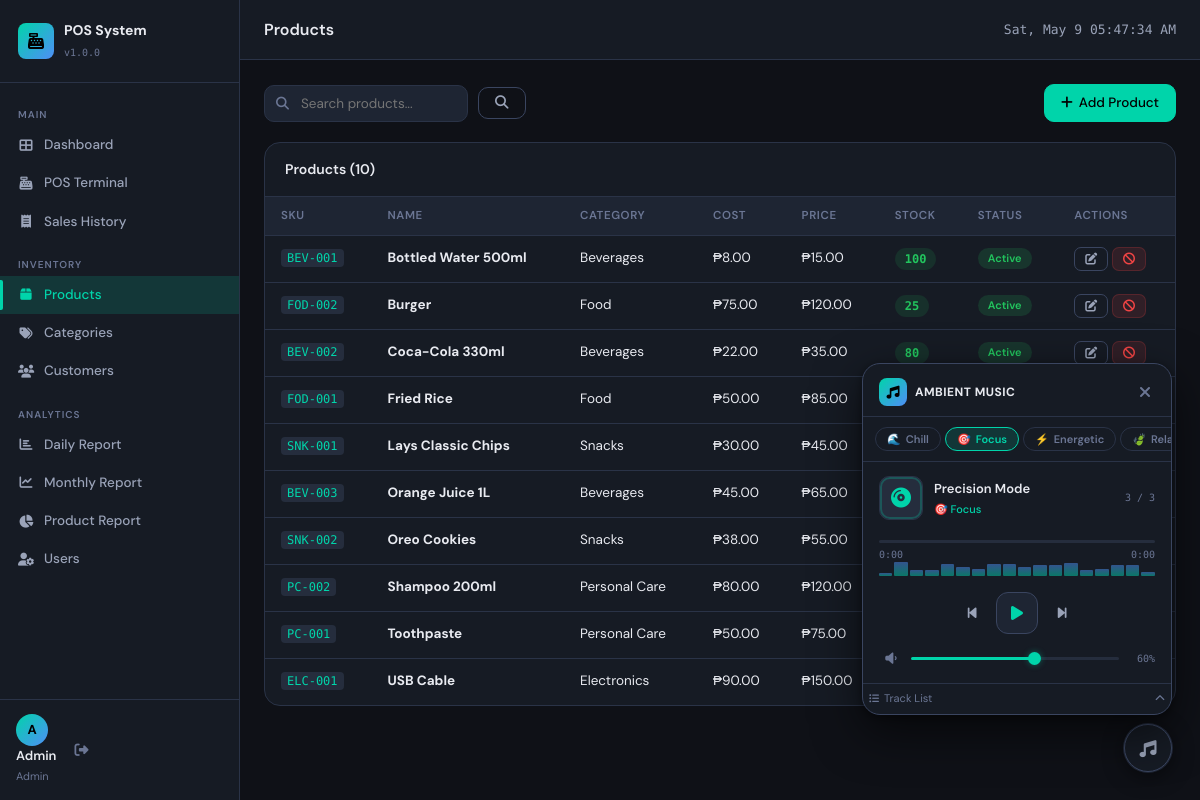
/index.php?url=products (signed in), run on the app's committed database.
### tables this page shows
CREATE TABLE IF NOT EXISTS products (
                                        id INT AUTO_INCREMENT PRIMARY KEY,
                                        category_id INT,
                                        name VARCHAR(150) NOT NULL,
                                        sku VARCHAR(50) UNIQUE NOT NULL,
                                        description TEXT,
                                        price DECIMAL(10,2) NOT NULL DEFAULT 0.00,
                                        cost DECIMAL(10,2) NOT NULL DEFAULT 0.00,
                                        stock INT NOT NULL DEFAULT 0,
                                        low_stock_alert INT DEFAULT 10,
                                        is_active TINYINT(1) DEFAULT 1,
                                        created_at TIMESTAMP DEFAULT CURRENT_TIMESTAMP,
                                        updated_at TIMESTAMP DEFAULT CURRENT_TIMESTAMP ON UPDATE CURRENT_TIMESTAMP,
                                        FOREIGN KEY (category_id) REFERENCES categories(id) ON DELETE SET NULL
);

CREATE TABLE IF NOT EXISTS categories (
                                          id INT AUTO_INCREMENT PRIMARY KEY,
                                          name VARCHAR(100) NOT NULL,
                                          description TEXT,
                                          created_at TIMESTAMP DEFAULT CURRENT_TIMESTAMP
);

### app/controllers/ProductsController.php (called while the page is built, shortened)
<?php
require_once __DIR__ . '/Controller.php';
require_once __DIR__ . '/../models/ProductModel.php';
class ProductsController extends Controller {
    private ProductModel $productModel;
    public function __construct() {
        $this->productModel = new ProductModel();
    }
    public function index(): void {
        $search = $_GET['search'] ?? '';
        $products = $this->productModel->findAllWithCategory($search);
        $this->view('products/index', [
            'pageTitle' => 'Products',
            'products' => $products,
            'search' => $search,
            'flash' => $this->getFlash(),
        ]);
    }
}

### config/database.php (called while the page is built, shortened)
<?php
class Database {
    private static $instance = null;
    private $connection;
    private function __construct() {
        $this->connection = new mysqli(DB_HOST, DB_USER, DB_PASS, DB_NAME, DB_PORT);
        $this->connection->set_charset('utf8mb4');
    }
    public static function getInstance(): Database {
        if (self::$instance === null) {
            self::$instance = new Database();
        }
        return self::$instance;
    }
    public function query(string $sql): mysqli_result|bool {
        $result = $this->connection->query($sql);
        return $result;
    }
}

### app/models/Model.php (called while the page is built, shortened)
<?php
class Model {
    public function __construct() {
        $this->db = Database::getInstance();
    }
}

### app/models/ProductModel.php (called while the page is built, shortened)
<?php
require_once __DIR__ . '/Model.php';
class ProductModel extends Model {
    public function findAllWithCategory(string $search = ''): array {
        $sql = "SELECT p.*, c.name as category_name
                FROM products p
                LEFT JOIN categories c ON p.category_id = c.id";
        $sql .= " ORDER BY p.name ASC";
        $result = $this->db->query($sql);
        $rows = [];
        while ($row = $result->fetch_assoc()) $rows[] = $row;
        return $rows;
    }
}

### app/views/products/index.php (the view, shortened to what this page needs)
<div class="page-toolbar">
    <form method="GET" action="" class="filter-form">
        <div class="input-icon">
            <i class="fas fa-search"></i>
            <input type="text" name="search" value="<?= htmlspecialchars($search) ?>" placeholder="Search products...">
        </div>
        <button type="submit" class="btn btn-outline"><i class="fas fa-search"></i></button>
    </form>
    <?php if (($_SESSION['user']['role'] ?? '') === 'admin'): ?>
    <a href="<?= BASE_URL ?>/index.php?url=products/create" class="btn btn-primary"><i class="fas fa-plus"></i> Add Product</a>
    <?php endif; ?>
</div>
<div class="card">
    <div class="card-header">
        <h3>Products (<?= count($products) ?>)</h3>
    </div>
    <div class="card-body p-0">
        <table class="table">
            <thead>
                <tr>
                    <th>SKU</th>
                    <th>Name</th>
                    <th>Category</th>
                    <th>Cost</th>
                    <th>Price</th>
                    <th>Stock</th>
                    <th>Status</th>
                    <?php if (($_SESSION['user']['role'] ?? '') === 'admin'): ?>
                    <th>Actions</th>
                    <?php endif; ?>
                </tr>
            </thead>
            <tbody>
                <?php if (empty($products)): ?>
                <tr><td colspan="8" class="text-center text-muted">No products found.</td></tr>
                <?php else: ?>
                <?php foreach ($products as $product): ?>
                <tr>
                    <td><code><?= htmlspecialchars($product['sku']) ?></code></td>
                    <td><strong><?= htmlspecialchars($product['name']) ?></strong></td>
                    <td><?= htmlspecialchars($product['category_name'] ?? '—') ?></td>
                    <td>₱<?= number_format($product['cost'], 2) ?></td>
                    <td>₱<?= number_format($product['price'], 2) ?></td>
                    <td>
                        <span class="stock-pill <?= $product['stock'] <= 0 ? 'out' : ($product['stock'] <= $product['low_stock_alert'] ? 'low' : 'ok') ?>">
                            <?= $product['stock'] ?>
                        </span>
                    </td>
                    <td><span class="badge badge-<?= $product['is_active'] ? 'completed' : 'voided' ?>"><?= $product['is_active'] ? 'Active' : 'Inactive' ?></span></td>
                    <?php if (($_SESSION['user']['role'] ?? '') === 'admin'): ?>
                    <td>
                        <a href="<?= BASE_URL ?>/index.php?url=products/edit/<?= $product['id'] ?>" class="btn btn-sm btn-outline"><i class="fas fa-edit"></i></a>
                        <a href="<?= BASE_URL ?>/index.php?url=products/delete/<?= $product['id'] ?>" class="btn btn-sm btn-danger"
                           onclick="return confirm('Deactivate this product?')"><i class="fas fa-ban"></i></a>
                    </td>
                    <?php endif; ?>
                </tr>
                <?php endforeach; ?>
                <?php endif; ?>
            </tbody>
        </table>
    </div>
</div>

### public/index.php (shortened to what this page needs)
<?php
require_once __DIR__ . '/../config/database.php';
$request = $_GET['url'] ?? 'dashboard';
$request = rtrim($request, '/');
$parts = explode('/', $request);
$controllerName = ucfirst($parts[0] ?? 'dashboard') . 'Controller';
$action = $parts[1] ?? 'index';
$param = $parts[2] ?? null;
$controllerFile = __DIR__ . '/../app/controllers/' . $controllerName . '.php';
if (file_exists($controllerFile)) {
    $controller = new $controllerName();
    if (method_exists($controller, $action)) {
        $controller->$action($param);
    } else {
        http_response_code(404);
        echo '<h1>404 - Action not found</h1>';
    }
} else {
    require_once __DIR__ . '/../app/controllers/DashboardController.php';
    $controller = new DashboardController();
    $controller->index();
}

### app/controllers/Controller.php (shortened to what this page needs)
<?php
class Controller {
    protected function view(string $view, array $data = [], string $layout = 'main'): void {
        extract($data);
        $viewFile = __DIR__ . '/../views/' . $view . '.php';
        $layoutFile = __DIR__ . '/../views/layouts/' . $layout . '.php';
        require $viewFile;
        $content = ob_get_clean();
        if ($layout && file_exists($layoutFile)) {
            require $layoutFile;
        } else {
            echo $content;
        }
    }
}

### app/views/layouts/main.php (shortened to what this page needs)
<!DOCTYPE html>
<html lang="en">
<head>
    <link rel="stylesheet" href="https://cdnjs.cloudflare.com/ajax/libs/font-awesome/6.5.0/css/all.min.css">
    <link rel="stylesheet" href="<?= BASE_URL ?>/css/app.css">
    <link rel="stylesheet" href="<?= BASE_URL ?>/css/music-player.css">
</head>
<body>
    <aside class="sidebar" id="sidebar">
        <div class="sidebar-brand">
            <div class="brand-icon"><i class="fas fa-cash-register"></i></div>
            <div class="brand-text">
                <span class="brand-name"><?= APP_NAME ?></span>
                <span class="brand-version">v<?= APP_VERSION ?></span>
            </div>
        </div>
        <nav class="sidebar-nav">
            <div class="nav-section">
                <span class="nav-label">Main</span>
                <a href="<?= BASE_URL ?>/index.php?url=dashboard" class="nav-link <?= (strpos($_GET['url'] ?? '', 'dashboard') !== false || empty($_GET['url'])) ? 'active' : '' ?>">
                    <i class="fas fa-th-large"></i> Dashboard
                </a>
                <a href="<?= BASE_URL ?>/index.php?url=sales" class="nav-link <?= (($_GET['url'] ?? '') === 'sales') ? 'active' : '' ?>">
                    <i class="fas fa-cash-register"></i> POS Terminal
                </a>
                <a href="<?= BASE_URL ?>/index.php?url=sales/history" class="nav-link <?= (strpos($_GET['url'] ?? '', 'sales/history') !== false || strpos($_GET['url'] ?? '', 'sales/view') !== false) ? 'active' : '' ?>">
                    <i class="fas fa-receipt"></i> Sales History
                </a>
            </div>
            <div class="nav-section">
                <span class="nav-label">Inventory</span>
                <a href="<?= BASE_URL ?>/index.php?url=products" class="nav-link <?= (strpos($_GET['url'] ?? '', 'products') !== false && strpos($_GET['url'] ?? '', 'categories') === false) ? 'active' : '' ?>">
                    <i class="fas fa-box"></i> Products
                </a>
                <a href="<?= BASE_URL ?>/index.php?url=products/categories" class="nav-link <?= (strpos($_GET['url'] ?? '', 'products/categories') !== false) ? 'active' : '' ?>">
                    <i class="fas fa-tags"></i> Categories
                </a>
                <a href="<?= BASE_URL ?>/index.php?url=customers" class="nav-link <?= (strpos($_GET['url'] ?? '', 'customers') !== false) ? 'active' : '' ?>">
                    <i class="fas fa-users"></i> Customers
                </a>
            </div>
            <?php if (($_SESSION['user']['role'] ?? '') === 'admin'): ?>
            <div class="nav-section">
                <span class="nav-label">Analytics</span>
                <a href="<?= BASE_URL ?>/index.php?url=reports" class="nav-link <?= (strpos($_GET['url'] ?? '', 'reports') !== false && strpos($_GET['url'] ?? '', 'monthly') === false && strpos($_GET['url'] ?? '', 'products') === false) ? 'active' : '' ?>">
                    <i class="fas fa-chart-bar"></i> Daily Report
                </a>
                <a href="<?= BASE_URL ?>/index.php?url=reports/monthly" class="nav-link <?= (strpos($_GET['url'] ?? '', 'reports/monthly') !== false) ? 'active' : '' ?>">
                    <i class="fas fa-chart-line"></i> Monthly Report
                </a>
                <a href="<?= BASE_URL ?>/index.php?url=reports/products" class="nav-link <?= (strpos($_GET['url'] ?? '', 'reports/products') !== false) ? 'active' : '' ?>">
                    <i class="fas fa-chart-pie"></i> Product Report
                </a>
                <a href="<?= BASE_URL ?>/index.php?url=users" class="nav-link <?= (strpos($_GET['url'] ?? '', 'users') !== false) ? 'active' : '' ?>">
                    <i class="fas fa-user-cog"></i> Users
                </a>
            </div>
            <?php endif; ?>
        </nav>
        <div class="sidebar-footer">
            <div class="user-info">
                <div class="user-avatar"><?= strtoupper(substr($_SESSION['user']['name'] ?? 'U', 0, 1)) ?></div>
                <div class="user-details">
                    <span class="user-name"><?= htmlspecialchars($_SESSION['user']['name'] ?? '') ?></span>
                    <span class="user-role"><?= ucfirst($_SESSION['user']['role'] ?? '') ?></span>
                </div>
            </div>
            <a href="<?= BASE_URL ?>/index.php?url=auth/logout" class="logout-btn" title="Logout">
                <i class="fas fa-sign-out-alt"></i>
            </a>
        </div>
    </aside>
    <div class="main-wrapper">
        <header class="topbar">
            <div class="topbar-title">
                <h1><?= htmlspecialchars($pageTitle ?? '') ?></h1>
            </div>
            <div class="topbar-right">
                <span class="datetime" id="clock"></span>
            </div>
        </header>
        <main class="main-content">
            <?= $content ?>
        </main>
    </div>
</body>
</html>

### data on the page
products: sku "BEV-001", name "Bottled Water 500ml", category.name "Beverages", cost "8.00", price "15.00", stock "100", is_active "Active"
products: sku "FOD-002", name "Burger", category.name "Food", cost "75.00", price "120.00", stock "25", is_active "Active"
products: sku "BEV-002", name "Coca-Cola 330ml", category.name "Beverages", cost "22.00", price "35.00", stock "80", is_active "Active"
products: sku "FOD-001", name "Fried Rice", category.name "Food", cost "50.00", price "85.00"
products: sku "SNK-001", name "Lays Classic Chips", category.name "Snacks", cost "30.00", price "45.00"
products: sku "BEV-003", name "Orange Juice 1L", category.name "Beverages", cost "45.00", price "65.00"
products: sku "SNK-002", name "Oreo Cookies", category.name "Snacks", cost "38.00", price "55.00"
products: sku "PC-002", name "Shampoo 200ml", category.name "Personal Care", cost "80.00", price "120.00"
products: sku "PC-001", name "Toothpaste", category.name "Personal Care", cost "50.00", price "75.00"
products: sku "ELC-001", name "USB Cable", category.name "Electronics", cost "90.00", price "150.00"

### other printed values
APP_NAME "POS System"
APP_VERSION "1.0.0"
substr($_SESSION['user']['name'] ?? 'U', 0, 1) "A"
$_SESSION['user']['name'] "Admin"
$_SESSION['user']['role'] "Admin"
$pageTitle "Products"
count($products) "10"
